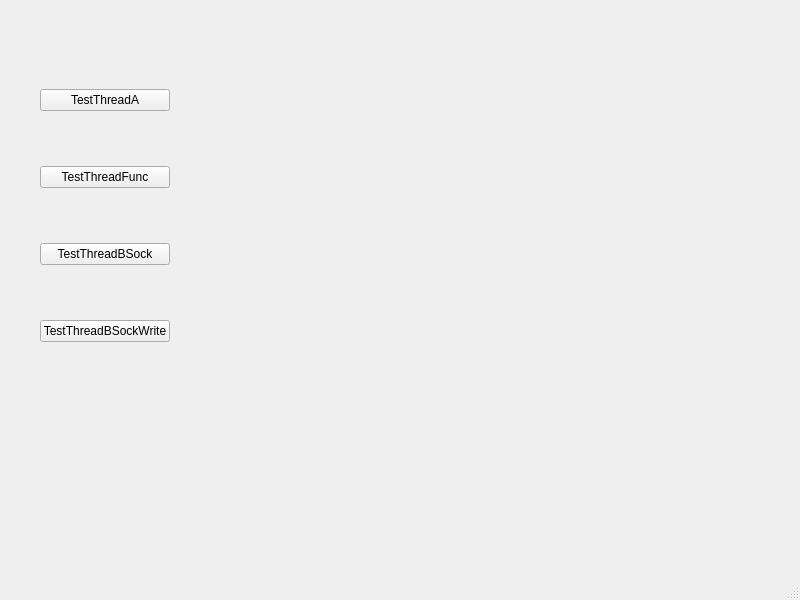
<?xml version="1.0" encoding="UTF-8"?>
<ui version="4.0">
 <class>MainWindow</class>
 <widget class="QMainWindow" name="MainWindow">
  <property name="geometry">
   <rect>
    <x>0</x>
    <y>0</y>
    <width>800</width>
    <height>600</height>
   </rect>
  </property>
  <property name="windowTitle">
   <string>MainWindow</string>
  </property>
  <widget class="QWidget" name="centralwidget">
   <widget class="QWidget" name="">
    <property name="geometry">
     <rect>
      <x>40</x>
      <y>40</y>
      <width>130</width>
      <height>351</height>
     </rect>
    </property>
    <layout class="QVBoxLayout" name="verticalLayout">
     <item>
      <widget class="QPushButton" name="pushButton">
       <property name="text">
        <string>TestThreadA</string>
       </property>
      </widget>
     </item>
     <item>
      <widget class="QPushButton" name="pushButton_2">
       <property name="text">
        <string>TestThreadFunc</string>
       </property>
      </widget>
     </item>
     <item>
      <widget class="QPushButton" name="pushButton_3">
       <property name="text">
        <string>TestThreadBSock</string>
       </property>
      </widget>
     </item>
     <item>
      <widget class="QPushButton" name="pushButton_4">
       <property name="text">
        <string>TestThreadBSockWrite</string>
       </property>
      </widget>
     </item>
    </layout>
   </widget>
  </widget>
  <widget class="QMenuBar" name="menubar">
   <property name="geometry">
    <rect>
     <x>0</x>
     <y>0</y>
     <width>800</width>
     <height>23</height>
    </rect>
   </property>
  </widget>
  <widget class="QStatusBar" name="statusbar"/>
 </widget>
 <resources/>
 <connections/>
</ui>
